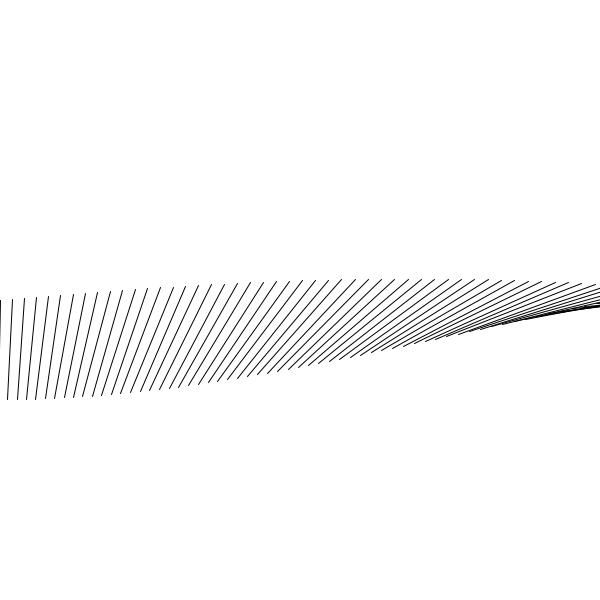
Frame 1 (no input)
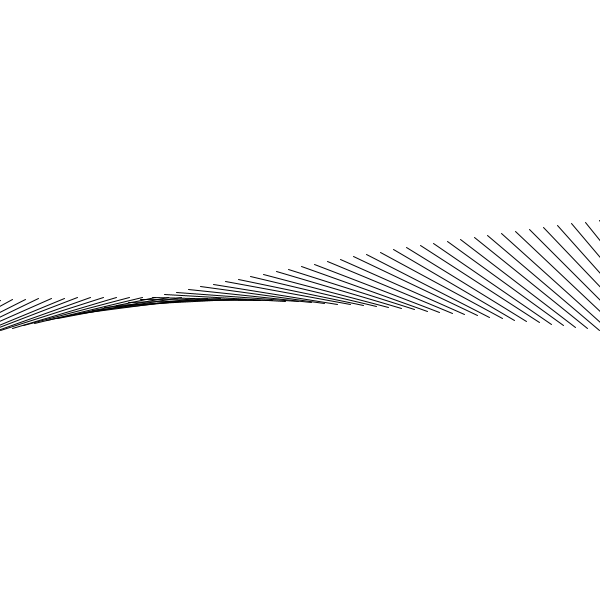
Frame 60 (the mouse pressed at the canvas centre just before this capture)
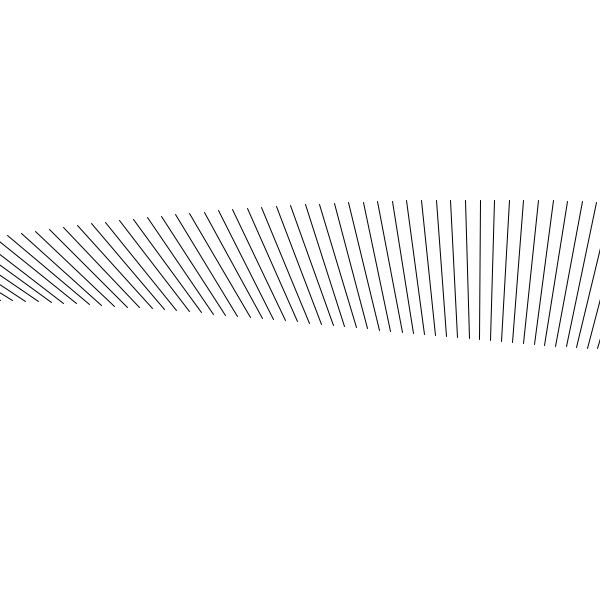
Frame 120 (the mouse held since frame 60 and released just before this capture)

The Processing sketch that drew these frames (run headless with seeded random() and noise(); from frame 60 on, the mouse is pressed at the canvas centre):

// Processing sketch: FOR_loop
// ── FOR_loop.pde
//FOR LOOP
int angle;

void setup() {
  size(600, 600);

  //variable to track;
  //condition to check;
  //increment?

  //i means iterrator as we will repeat
  //declaring variable in for function means that it only exists within for area
  for (int i=0; i<10; i++) {
    println(i);
  }
}

void draw() {
  background(255);
  angle++;
    for (int i = 0; i<=100; i++) {
    pushMatrix();
    float x = map(i, 0, 50, 0, 600);
    translate(x, 300);
    rotate(radians(angle+ i*1.5));
    line(0, -i, 0, 100);
    popMatrix();
  }

  //for(int i=0; i< width; i+=20){
  //  line(i,400,i,600);
}
